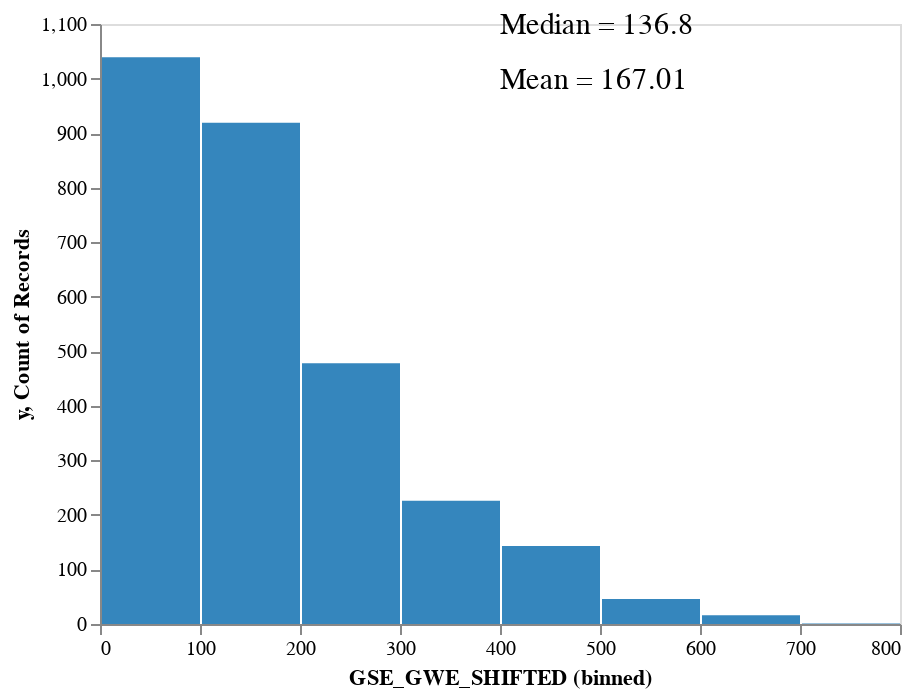

Notebook code cell kept with this figure:
### Markdown cell above
## [Understand the distribution of the target](https://scikit-learn.org/stable/auto_examples/compose/plot_transformed_target.html)

### Code cell
draw_histogram(pd.DataFrame(y_train_df.reset_index()), "GSE_GWE_SHIFTED" )

### Figure 1 — Vega-Lite specification as saved in the notebook (floating-point values rounded to 4 significant figures; data arrays with more than 128 entries replaced by an {"elided": "..."} marker saying what was removed)
{"config": {"view": {"continuousWidth": 400, "continuousHeight": 300}, "axis": {"grid": false}}, "layer": [{"data": {"name": "data-90c4d3c1eaf83b6285fdd895db552619"}, "mark": {"type": "text", "align": "left", "color": "black", "fontSize": 15}, "encoding": {"text": {"field": "value", "type": "nominal"}, "y": {"field": "y", "type": "quantitative"}}}, {"data": {"name": "data-33cca8492b0b9d24dc9580ed18994e09"}, "mark": {"type": "bar", "color": "#3586BD"}, "encoding": {"x": {"bin": true, "field": "GSE_GWE_SHIFTED", "type": "quantitative"}, "y": {"aggregate": "count", "type": "quantitative"}}}], "$schema": "https://vega.github.io/schema/vega-lite/v4.17.0.json", "datasets": {"data-90c4d3c1eaf83b6285fdd895db552619": [{"x": 167.0, "y": 1000, "value": "Mean = 167.01"}, {"x": 136.8, "y": 1100, "value": "Median = 136.8"}], "data-33cca8492b0b9d24dc9580ed18994e09": {"elided": "2868 records"}}}
